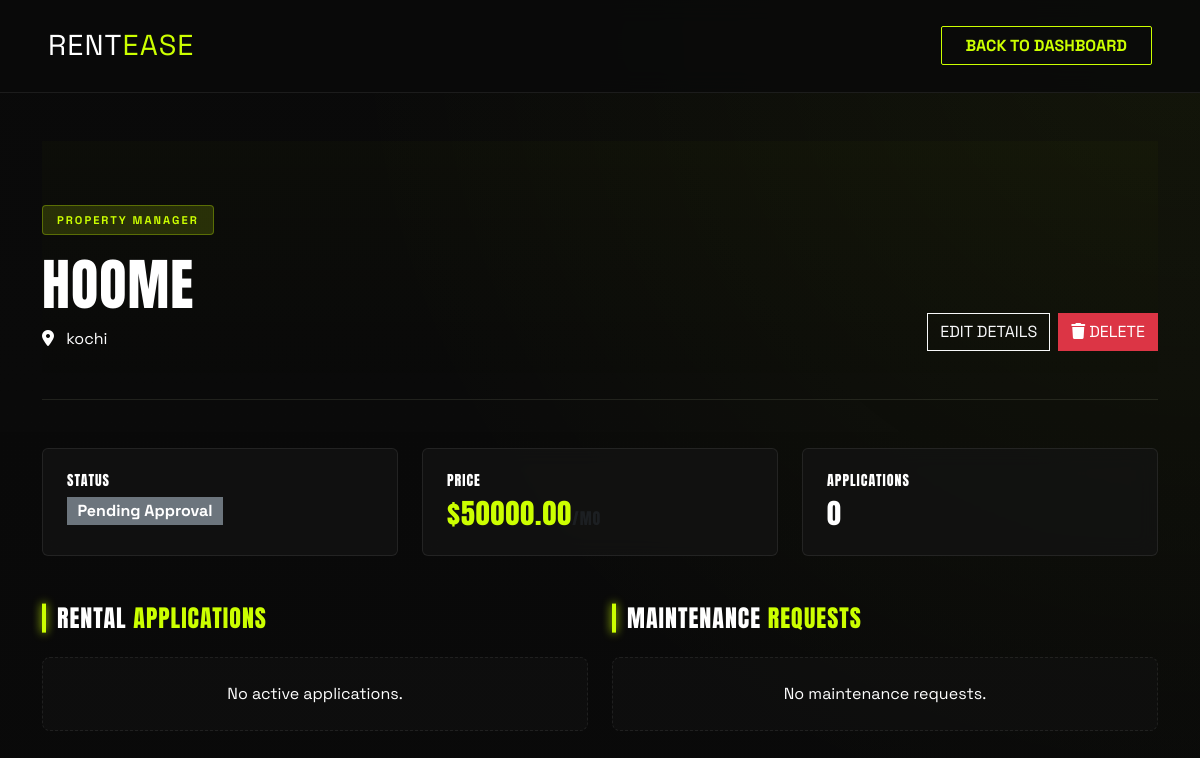
Before: /manage-property/7/ (signed in) with the older database file.
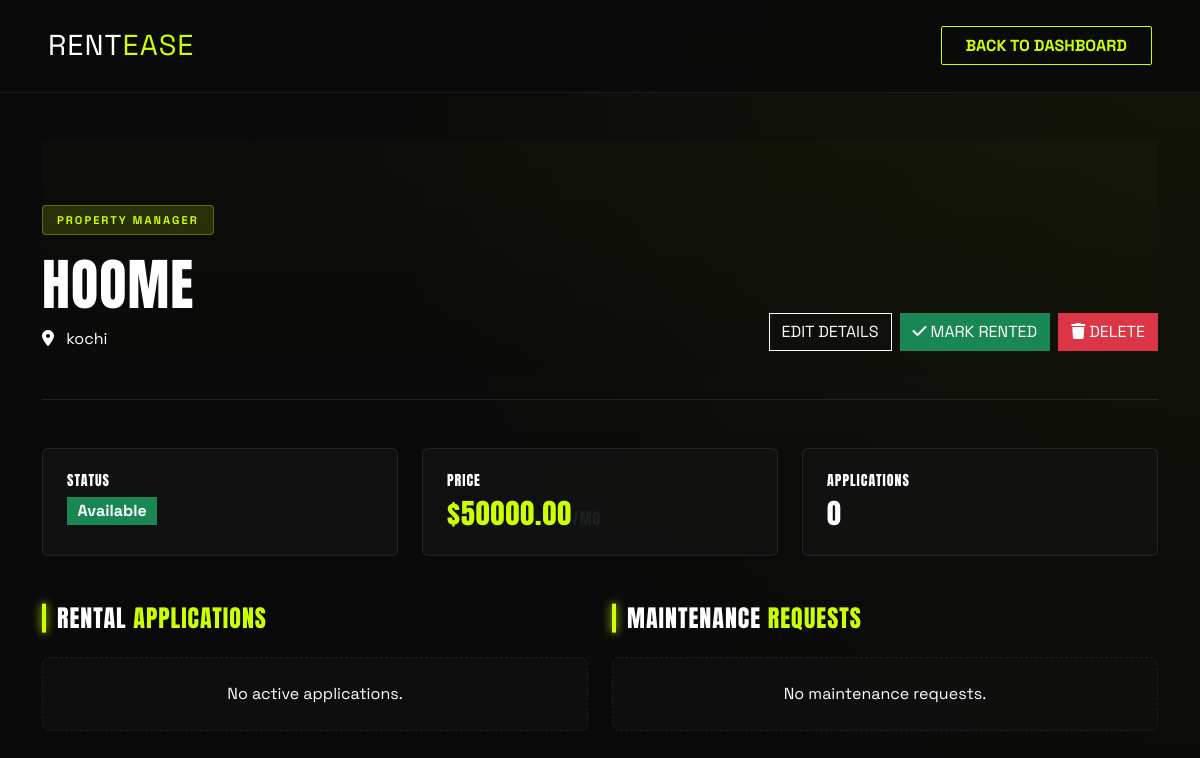
After: the same page with the newer database file.
### core/models.py (models this page shows, shortened)
class Property(models.Model):
    class Status(models.TextChoices):
        PENDING_APPROVAL = "PENDING", "Pending Approval"
        AVAILABLE = "AVAILABLE", "Available"
        RENTED = "RENTED", "Rented"
        MAINTENANCE = "MAINTENANCE", "Maintenance"
    class Furnishing(models.TextChoices):
        UNFURNISHED = "UNFURNISHED", "Unfurnished"
        SEMI_FURNISHED = "SEMI_FURNISHED", "Semi-Furnished"
        FULLY_FURNISHED = "FULLY_FURNISHED", "Fully Furnished"
    class Facing(models.TextChoices):
        NORTH = "NORTH", "North"
        SOUTH = "SOUTH", "South"
        EAST = "EAST", "East"
        WEST = "WEST", "West"
        NORTHEAST = "NORTHEAST", "North-East"
        NORTHWEST = "NORTHWEST", "North-West"
        SOUTHEAST = "SOUTHEAST", "South-East"
        SOUTHWEST = "SOUTHWEST", "South-West"
    owner = models.ForeignKey(User, on_delete=models.CASCADE, related_name='properties')
    title = models.CharField(max_length=255)
    ad_title = models.CharField(max_length=255, blank=True, null=True, help_text="Short ad title")
    description = models.TextField()
    price = models.DecimalField(max_digits=10, decimal_places=2)
    location = models.CharField(max_length=255)
    property_type = models.CharField(max_length=100)
    bhk = models.IntegerField(default=1, help_text="Number of BHKs (Bedrooms)")
    bathrooms = models.IntegerField(default=1, help_text="Number of bathrooms")
    furnishing = models.CharField(max_length=50, choices=Furnishing.choices, default=Furnishing.SEMI_FURNISHED)
    super_built_area = models.DecimalField(max_digits=10, decimal_places=2, default=0, help_text="Super built area in sqft")
    bachelors_allowed = models.BooleanField(default=True, help_text="Are bachelors allowed?")
    total_floors = models.IntegerField(default=1, help_text="Total floors in the building")
    facing = models.CharField(max_length=50, choices=Facing.choices, default=Facing.NORTH)
    amenities = models.TextField(help_text="Comma-separated list of amenities", blank=True)
    status = models.CharField(max_length=50, choices=Status.choices, default=Status.PENDING_APPROVAL)
    is_paid = models.BooleanField(default=False)
    created_at = models.DateTimeField(auto_now_add=True)
    updated_at = models.DateTimeField(auto_now=True)
    class Meta:
        verbose_name_plural = "Properties"

### core/views.py (the view)
# urls.py: path('manage-property/<int:id>/', views.manage_property_view, name='manage_property'),
@login_required
def manage_property_view(request, id):
    property_obj = get_object_or_404(Property, id=id, owner=request.user)
    applications = RentalApplication.objects.filter(property=property_obj)
    maintenance_requests = MaintenanceRequest.objects.filter(property=property_obj)
    context = {
        'property': property_obj,
        'applications': applications,
        'maintenance_requests': maintenance_requests
    }
    return render(request, 'core/property_manage.html', context)

### core/templates/core/property_manage.html (shortened to what the changed rows need)
{% load static %}
<!DOCTYPE html>
<html lang="en">
<head>
    <link href="https://cdn.jsdelivr.net/npm/bootstrap@5.3.0/dist/css/bootstrap.min.css" rel="stylesheet">
    <link href="https://cdnjs.cloudflare.com/ajax/libs/font-awesome/6.4.0/css/all.min.css" rel="stylesheet">
    <link rel="stylesheet" href="{% static 'core/css/owner_dashboard.css' %}">
</head>
<body>
    <div class="container py-5">
        <div class="dashboard-header d-flex justify-content-between align-items-end">
            <div>
                <span class="role-badge">PROPERTY MANAGER</span>
                <h1 class="display-4 text-white m-0">{{ property.title }}</h1>
                <p class="text-gray mb-0 mt-2"><i class="fas fa-map-marker-alt me-2"></i> {{ property.location }}</p>
            </div>
            <div class="d-flex gap-2">
                <a href="{% url 'edit_property' property.id %}" class="btn btn-outline-light rounded-0">EDIT DETAILS</a>
                {% if property.status == 'AVAILABLE' %}
                    <a href="{% url 'mark_rented' property.id %}" class="btn btn-success rounded-0">
                        <i class="fas fa-check me-1"></i>MARK RENTED
                    </a>
                {% endif %}
                <button type="button" class="btn btn-danger rounded-0" data-bs-toggle="modal" data-bs-target="#deletePropertyModal">
                    <i class="fas fa-trash me-1"></i>DELETE
                </button>
            </div>
        </div>
        <div class="row g-4 mb-5">
            <div class="col-md-4">
                <div class="card-dash p-4">
                    <h5 class="text-gray small mb-2">STATUS</h5>
                    <span class="badge {% if property.status == 'AVAILABLE' %}bg-success{% else %}bg-secondary{% endif %} fs-6 rounded-0">
                        {{ property.get_status_display }}
                    </span>
                </div>
            </div>
            <div class="col-md-4">
                <div class="card-dash p-4">
                    <h5 class="text-gray small mb-2">PRICE</h5>
                    <h3 class="text-acid m-0">${{ property.price }}<small class="text-muted fs-6">/mo</small></h3>
                </div>
            </div>
        </div>
    </div>
</body>
</html>

Changed rows visible on the page:
changed Property "HOOME": status "Pending Approval" → "Available"
Other visible differences:
text now shown: "MARK RENTED"
